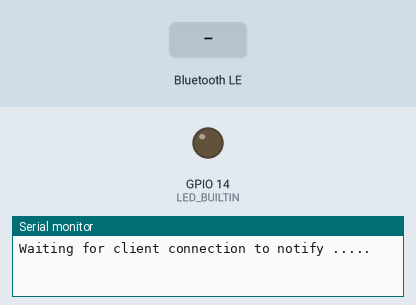
Bench run of a sketch on a simulated ESP32. Shown: output pins drawn as LEDs (lit = HIGH), the last lines printed to the serial monitor. The inputs (shaded band) are chosen by the test bench. Nothing arrives over Bluetooth unless stated; a phone connects over Bluetooth LE 3 s after start.

Above: at 1.2 s.
1.3 s: Bluetooth LE write "ON" received
At 2.4 s:
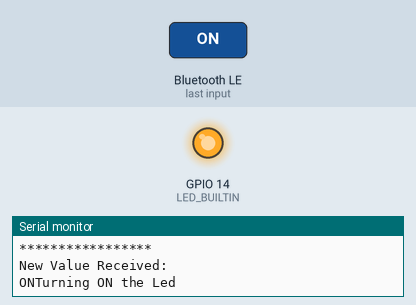
2.8 s: Bluetooth LE write "OFF" received
At 3.6 s:
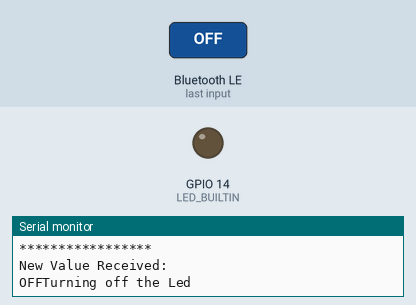
Timing chart, 0 to 5.8 s (numbered marks = the images above; inputs shaded):
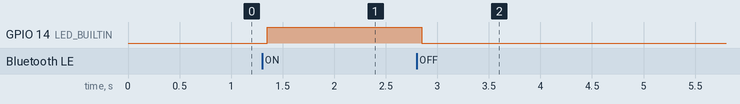

The sketch:

Control_LED_BLE.ino
```cpp
#include <BLEDevice.h>
#include <BLEServer.h>
#include <BLEUtils.h>
#include <BLE2902.h>

#define LED_BUILTIN   14

BLECharacteristic *pCharacteristic;
BLEServer *pServer;
bool deviceConnected = false;

#define SERVICE_UUID              "6E400001-B5A3-F393-E0A9-E50E24DCCA9E"
#define CHARACTERISTIC_UUID_TX    "6E400003-B5A3-F393-E0A9-E50E24DCCA9E"

class MyServerCallbacks: public BLEServerCallbacks {
  void onConnect (BLEServer *pServer) {
    deviceConnected = true;
  }

  void onDisconnect (BLEServer *pServer) {
    deviceConnected = false;
  }

};

class MyCallbacks: public BLECharacteristicCallbacks {
  void onWrite(BLECharacteristic *pCharacteristic) {

    std::string value = pCharacteristic->getValue();

    if (value.length() > 0) {
      Serial.println("*****************");
      Serial.println("New Value Received: ");
      for(int i=0; i<value.length(); i++){
        Serial.print(value[i]);
      }
    }
    if (value == "ON") {
      Serial.println("Turning ON the Led");
      digitalWrite(LED_BUILTIN, HIGH);
    }
    if (value == "OFF") {
      Serial.println("Turning off the Led");
      digitalWrite(LED_BUILTIN, LOW);
    }

  }
};

void setup() {
  // put your setup code here, to run once:
  Serial.begin(9600);
  pinMode(LED_BUILTIN, OUTPUT);

  // Create the BLE device
  BLEDevice::init("ESP32");

  // Create the BLE server
 // BLEServer *pServer = BLEDevice::createServer();
  pServer = BLEDevice::createServer();

  // Create the BLE service
  BLEService *pService = pServer->createService(SERVICE_UUID);

  // Create a BLE characteristic.
  pCharacteristic = pService->createCharacteristic(CHARACTERISTIC_UUID_TX, BLECharacteristic::BLECharacteristic::PROPERTY_WRITE);
  pCharacteristic->setCallbacks(new MyCallbacks());

  // Start the service
  pService->start();

  // Start advertising
  pServer->getAdvertising()->start();
  Serial.println("Waiting for client connection to notify .....");

}

void loop() {
  // put your main code here, to run repeatedly:

  if (deviceConnected) {

    delay(2000);
  }

}
```

Measured:
- after the input at 1.3 s, GPIO 14 (LED_BUILTIN): LOW → HIGH after 0.05 s
- after the input at 2.8 s, GPIO 14 (LED_BUILTIN): HIGH → LOW after 0.05 s
